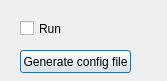
<?xml version="1.0" encoding="UTF-8"?>
<ui version="4.0">
 <class>Keylogger</class>
 <widget class="QDialog" name="Keylogger">
  <property name="geometry">
   <rect>
    <x>0</x>
    <y>0</y>
    <width>167</width>
    <height>81</height>
   </rect>
  </property>
  <property name="windowTitle">
   <string>Dialog</string>
  </property>
  <widget class="QCheckBox" name="RKL">
   <property name="geometry">
    <rect>
     <x>20</x>
     <y>20</y>
     <width>70</width>
     <height>17</height>
    </rect>
   </property>
   <property name="text">
    <string>Run</string>
   </property>
  </widget>
  <widget class="QPushButton" name="GC">
   <property name="geometry">
    <rect>
     <x>20</x>
     <y>50</y>
     <width>111</width>
     <height>23</height>
    </rect>
   </property>
   <property name="text">
    <string>Generate config file</string>
   </property>
  </widget>
 </widget>
 <resources/>
 <connections/>
</ui>
